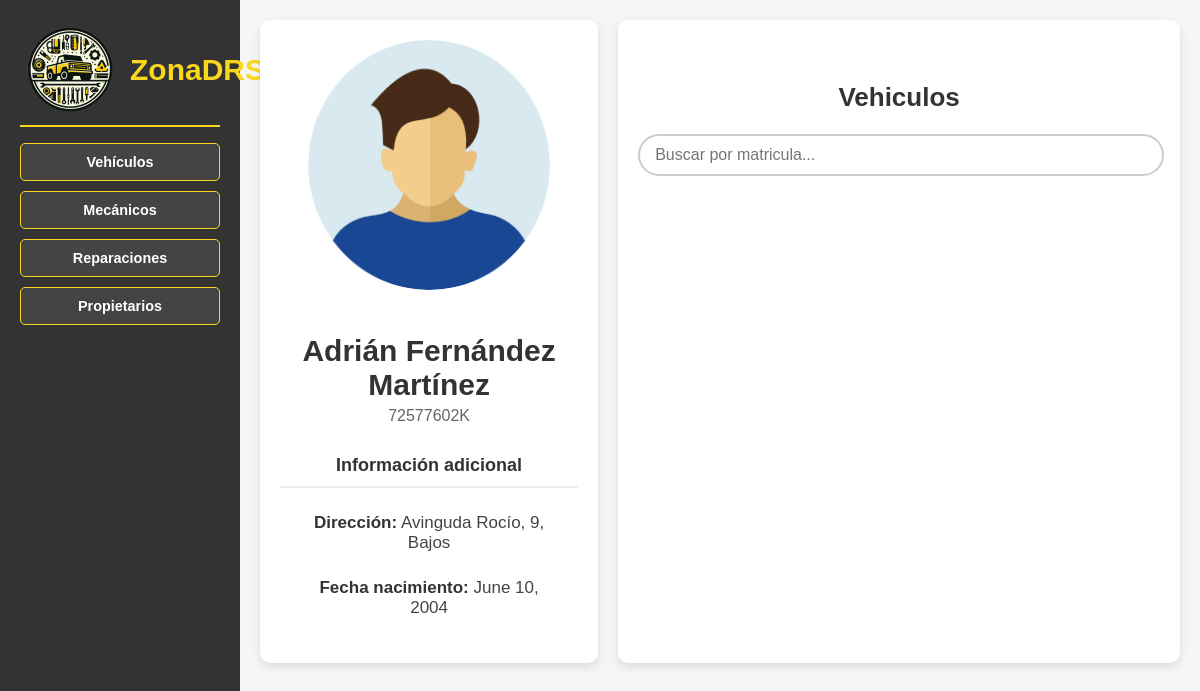
Before: /ZonaDRS/propietario/72577602K/ with the older database file.
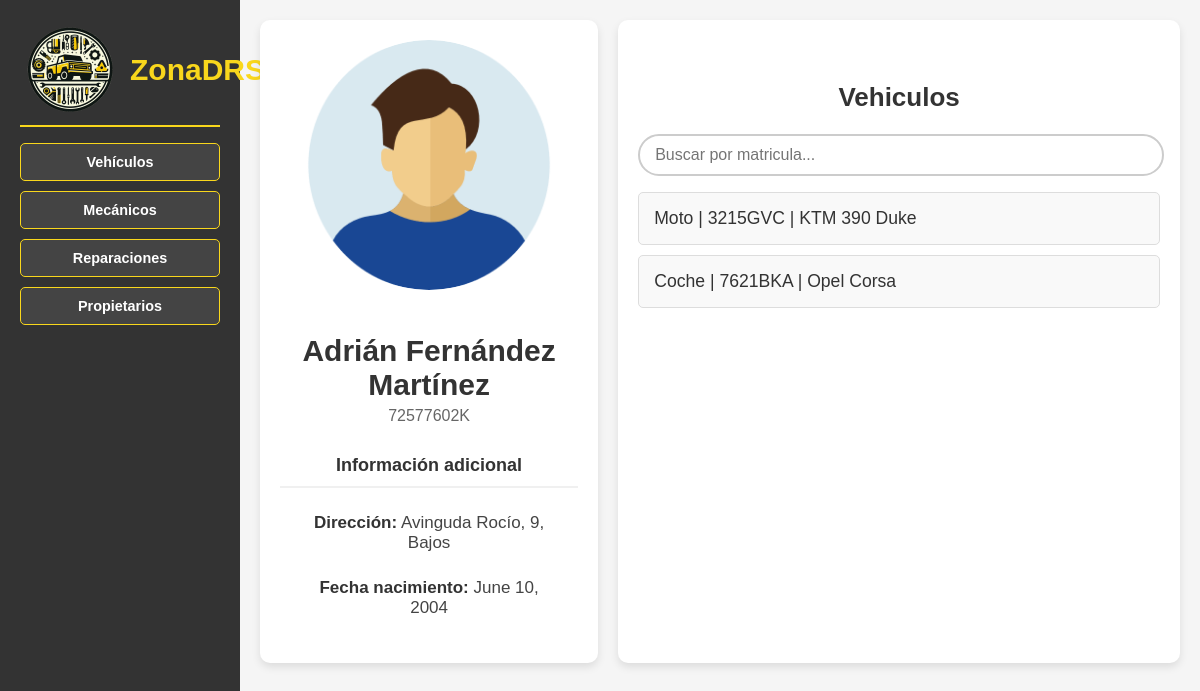
After: the same page with the newer database file.
### Zona_DRS_APP/models.py (models this page shows, shortened)
class Vehiculo(models.Model):
    matricula = models.CharField(max_length=7, primary_key=True)
    tipo = models.CharField(
        max_length=10,
        choices=[
            ('Coche', 'Coche'),
            ('Moto', 'Moto'),
            ('Camión', 'Camión')
        ]
    )
    marca = models.CharField(max_length=255)
    modelo = models.CharField(max_length=255)
    color = models.CharField(max_length=255)
    fecha_fabricacion = models.DateField()
    propietario = models.ForeignKey(Propietario, on_delete=models.CASCADE, related_name='vehiculos')

### Zona_DRS_APP/views.py (the view)
# urls.py: path('propietario/<str:pk>/', DetallePropietarioView.as_view(), name='detallePropietario'),
class DetallePropietarioView(DetailView):
    model = Propietario
    template_name = 'detallePropietario.html'
    context_object_name = 'propietario'
    '''
        propietario = Propietario.objects.get(dni=dni)
        vehiculos = Vehiculo.objects.filter(propietario=propietario).order_by('matricula')
        return render(request, 'detallePropietario.html', {'propietario': propietario, 'vehiculos': vehiculos});
    '''

### Zona_DRS_APP/templates/detallePropietario.html
{% extends "base.html" %}
{% load static %}
{% block contenido %}
<body data-page="detalle-propietario">
    <div class="container2">
        <div class="profile-container">
            <div class="profile-photo">
                {% if propietario.genero == 'H' %}
                    <img src="{% static 'img/man-icon.png' %}" alt="Foto de hombre">
                {% elif propietario.genero == 'M' %}
                    <img src="{% static 'img/woman-icon.png' %}" alt="Foto de mujer">
                {% endif %}
            </div>
            <div class="profile-info">
                <h2>{{propietario.nombre}} {{propietario.apellido1}} {{propietario.apellido2}}</h2>
                <p>{{propietario.dni}}</p>
                <div class="section-title">Información adicional</div>
                <div class="info-item"><strong>Dirección:</strong> {{propietario.direccion}}</div>
                <div class="info-item"><strong>Fecha nacimiento:</strong> {{propietario.fecha_nacimiento}}</div>
            </div>
        </div>
        <div class="extra-box">
            <h2>Vehiculos</h2>
            <div class="search-container">
                <div class="search-box">
                    <input type="text" class="search-input" placeholder="Buscar por matricula..." id="searchInput">
                </div>
            </div>
            <ul class="reparaciones" id="reparacionesList">
                {% for vehiculo in propietario.vehiculos.all %}
                    <a href="{% url 'detalleVehiculo' vehiculo.matricula %}"><li>{{ vehiculo.tipo }} | {{vehiculo.matricula}} | {{ vehiculo.marca }} {{ vehiculo.modelo }}</li></a>
                {% endfor %}
            </ul>
        </div>
    </div>
</body>
{% endblock %}

Changed rows visible on the page:
added Vehiculo: tipo "Moto", matricula "3215GVC", marca "KTM", modelo "390 Duke"
added Vehiculo: tipo "Coche", matricula "7621BKA", marca "Opel", modelo "Corsa"
